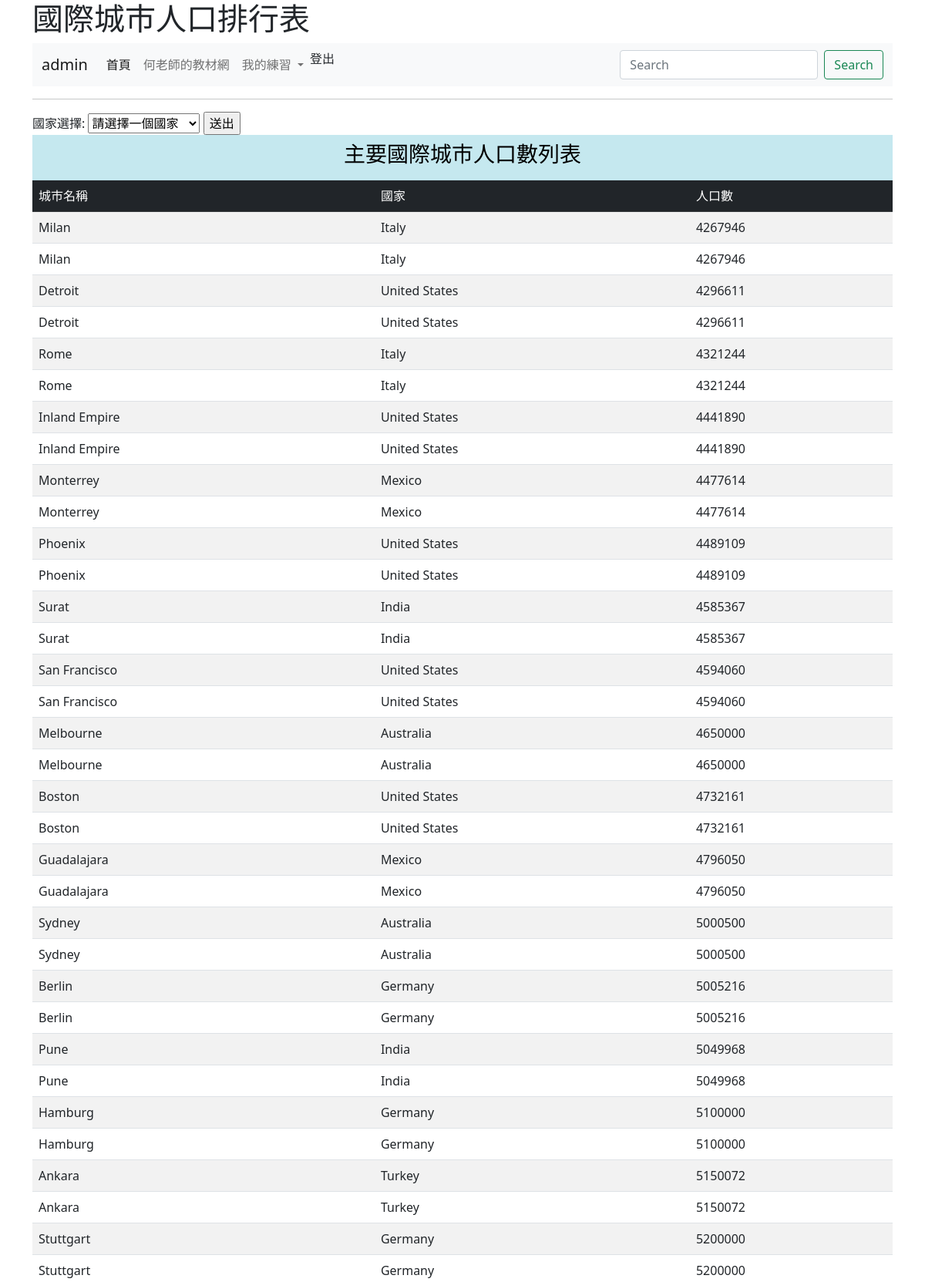
Page /rank/ (signed in, upper part) on the committed database.
### mysite/models.py (models this page shows, shortened)
class City(models.Model):
	name = models.CharField(max_length=50)
	population = models.IntegerField()
	country = models.ForeignKey(Country, on_delete=models.CASCADE)

class Country(models.Model):
	country_id = models.IntegerField()
	name = models.CharField(max_length=50)
	def __str__(self):
		return self.name

### mysite/views.py (the view)
# urls.py: path('rank/',views.rank),
@login_required(login_url="/admin/login/")
def rank(request):
	if request.method == 'POST':
		id = request.POST["id"]
		if id.strip() == "999":
			return redirect("/rank/")
		try:
			country = Country.objects.get(id=id)
		except:
			return redirect("/rank/")
		cities = City.objects.filter(country=country).order_by('population')
	else:
		cities = City.objects.all().order_by('population')
	countries = Country.objects.all()
	return render(request, 'rank.html', locals())

### templates/rank.html (shortened to what this page needs)
{% extends "base.html" %}
{% block main %}
	<hr>
  <form action="/rank/" method=POST>
  	國家選擇:
   <select name="id">
    <option value="999">請選擇一個國家</option>
   </select>
   <input type='submit' value="送出">
  </form>
  <table class="table table-striped">
  	<tr class="table-info">
  		<td colspan="3" align=center><h3>主要國際城市人口數列表</h3></td>
  	</tr>
  	<tr class="table-dark"><td>城市名稱</td><td>國家</td><td>人口數</td></tr>
	  {% for city in cities %}
	  <tr>
		  <td>{{ city.name }}</td>
		  <td>{{ city.country }}</td>
		  <td>{{ city.population }}</td>
		</tr>
	  {% endfor %}
	</table>
{% endblock %}

### templates/base.html (shortened to what this page needs)
<!doctype html>
<html>
  <head>
    <link href="https://cdn.jsdelivr.net/npm/bootstrap@5.0.2/dist/css/bootstrap.min.css" rel="stylesheet">
  </head>
  <body>
  	<div class="container">
	    <h1>{% block headmessage %}{% endblock %}</h1>
      {% include "menu.html" %}
      {% block main %} {% endblock %}
	</div>
  </body>
</html>

### templates/menu.html (shortened to what this page needs)
<nav class="navbar navbar-expand-lg navbar-light bg-light">
    <div class="container-fluid">
      <a class="navbar-brand" href="#">{{ request.user.username }}</a>
      <div class="collapse navbar-collapse" id="navbarSupportedContent">
        <ul class="navbar-nav me-auto mb-2 mb-lg-0">
          <li class="nav-item">
            <a class="nav-link active" aria-current="page" href="/">首頁</a>
          </li>
          <li class="nav-item">
            <a class="nav-link" href="https://104.es">何老師的教材網</a>
          </li>
          <li class="nav-item dropdown">
            <a class="nav-link dropdown-toggle" href="#" id="navbarDropdown" role="button" data-bs-toggle="dropdown" aria-expanded="false">
              我的練習
            </a>
          </li>
          {% if request.user.is_authenticated %}
           <li class="nav-item"
            <a class="nav-link" href="/logout/" tabindex="-1">登出</a>
           </li>
          {% else %}
          <li class="nav-item">
            <a class="nav-link" href="/admin/login/?next=/" tabindex="-1">登入</a>
          </li>
          {% endif %}
        </ul>
        <form class="d-flex">
          <input class="form-control me-2" type="search" placeholder="Search" aria-label="搜尋">
          <button class="btn btn-outline-success" type="submit">Search</button>
        </form>
      </div>
    </div>
  </nav>

### rows in the picture
City: name "Milan", country "Italy", population "4267946"
City: name "Milan", country "Italy", population "4267946"
City: name "Detroit", country "United States", population "4296611"
City: name "Detroit", country "United States", population "4296611"
City: name "Rome", country "Italy", population "4321244"
City: name "Rome", country "Italy", population "4321244"
City: name "Inland Empire", country "United States", population "4441890"
City: name "Inland Empire", country "United States", population "4441890"
City: name "Monterrey", country "Mexico", population "4477614"
City: name "Monterrey", country "Mexico", population "4477614"
City: name "Phoenix", country "United States", population "4489109"
City: name "Phoenix", country "United States", population "4489109"
City: name "Surat", country "India", population "4585367"
City: name "Surat", country "India", population "4585367"
City: name "San Francisco", country "United States", population "4594060"
City: name "San Francisco", country "United States", population "4594060"
City: name "Melbourne", country "Australia", population "4650000"
City: name "Melbourne", country "Australia", population "4650000"
City: name "Boston", country "United States", population "4732161"
City: name "Boston", country "United States", population "4732161"
City: name "Guadalajara", country "Mexico", population "4796050"
City: name "Guadalajara", country "Mexico", population "4796050"
City: name "Sydney", country "Australia", population "5000500"
City: name "Sydney", country "Australia", population "5000500"
City: name "Berlin", country "Germany", population "5005216"
City: name "Berlin", country "Germany", population "5005216"
City: name "Pune", country "India", population "5049968"
City: name "Pune", country "India", population "5049968"
City: name "Hamburg", country "Germany", population "5100000"
City: name "Hamburg", country "Germany", population "5100000"
City: name "Ankara", country "Turkey", population "5150072"
City: name "Ankara", country "Turkey", population "5150072"
City: name "Stuttgart", country "Germany", population "5200000"
City: name "Stuttgart", country "Germany", population "5200000"

### other values in the picture
{{ request.user.username }} "admin"
